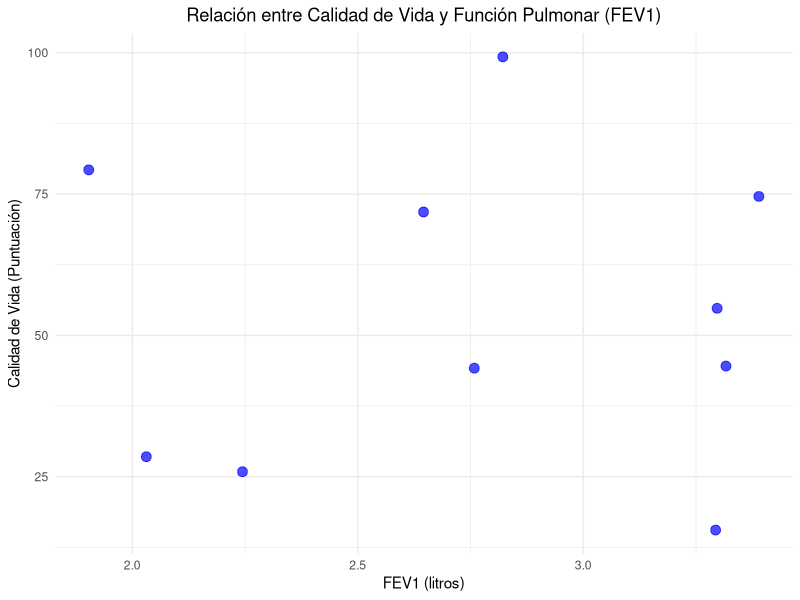
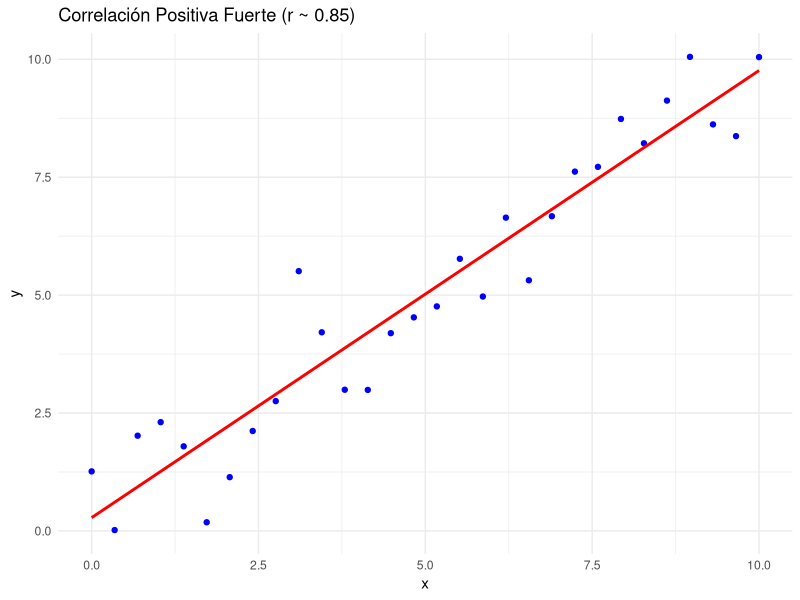
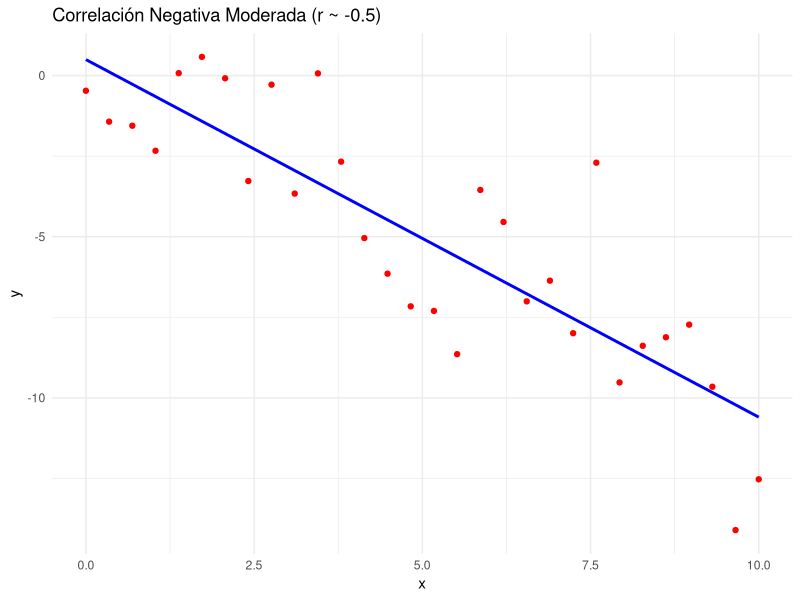
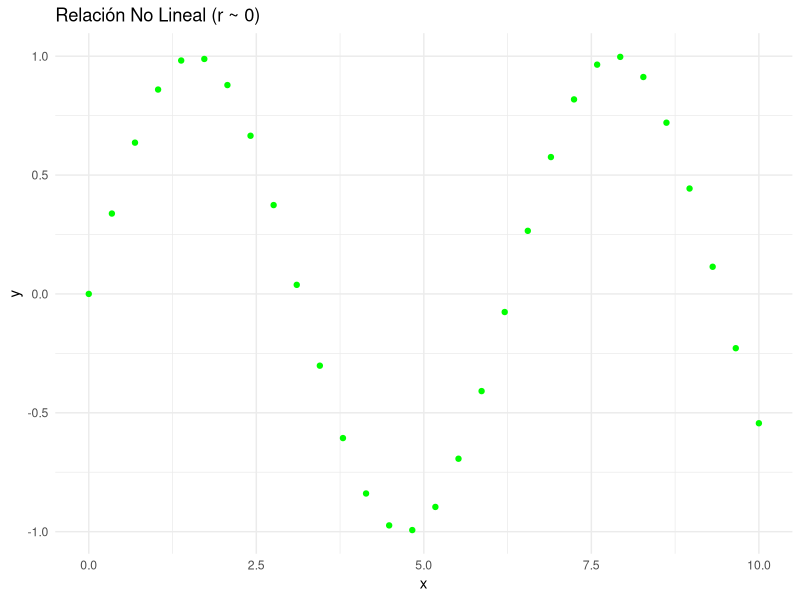

Write R code to recreate these figures, in order.
## ---- chunk 1
knitr::opts_chunk$set(echo = TRUE)
## ---- chunk 2
# Instalando y cargando el paquete necesario
if (!require("ggplot2")) install.packages("ggplot2")
library(ggplot2)

# Estableciendo la semilla para reproducibilidad
set.seed(0)

# Generando datos simulados
fev1 <- runif(10, min = 1.5, max = 3.5)  # FEV1 en litros
calidad_vida <- runif(10, min = 10, max = 100)  # Puntuación de calidad de vida

# Creando un dataframe con los datos
datos <- data.frame(FEV1 = fev1, CalidadVida = calidad_vida)

# Graficando con ggplot2
ggplot(datos, aes(x = FEV1, y = CalidadVida)) +
  geom_point(color = 'blue', size = 3, alpha = 0.7) +  # Añadiendo los puntos
  labs(title = "Relación entre Calidad de Vida y Función Pulmonar (FEV1)",
       x = "FEV1 (litros)",
       y = "Calidad de Vida (Puntuación)") +
  theme_minimal() +  # Utilizando un tema minimalista
  theme(plot.title = element_text(hjust = 0.5))  # Centrando el título
## ---- chunk 3
# Cargar el paquete ggplot2
library(ggplot2)

# Establecer semilla para reproducibilidad
set.seed(0)

# Datos para correlación positiva fuerte
x_pos_fuerte <- seq(0, 10, length.out = 30)
y_pos_fuerte <- x_pos_fuerte + rnorm(30, 0, 1)

# Datos para correlación negativa moderada
x_neg_moderada <- seq(0, 10, length.out = 30)
y_neg_moderada <- -x_neg_moderada + rnorm(30, 0, 2)

# Datos para relación no lineal (correlación cero)
x_no_lineal <- seq(0, 10, length.out = 30)
y_no_lineal <- sin(x_no_lineal)

# Crear data.frames
df_pos_fuerte <- data.frame(x = x_pos_fuerte, y = y_pos_fuerte)
df_neg_moderada <- data.frame(x = x_neg_moderada, y = y_neg_moderada)
df_no_lineal <- data.frame(x = x_no_lineal, y = y_no_lineal)

# Gráfico de correlación positiva fuerte
ggplot(df_pos_fuerte, aes(x = x, y = y)) +
  geom_point(color = 'blue') +
  geom_smooth(method = "lm", se = FALSE, color = 'red') +
  ggtitle("Correlación Positiva Fuerte (r ~ 0.85)") +
  theme_minimal()

# Gráfico de correlación negativa moderada
ggplot(df_neg_moderada, aes(x = x, y = y)) +
  geom_point(color = 'red') +
  geom_smooth(method = "lm", se = FALSE, color = 'blue') +
  ggtitle("Correlación Negativa Moderada (r ~ -0.5)") +
  theme_minimal()

# Gráfico de relación no lineal (correlación cero)
ggplot(df_no_lineal, aes(x = x, y = y)) +
  geom_point(color = 'green') +
  ggtitle("Relación No Lineal (r ~ 0)") +
  theme_minimal()

